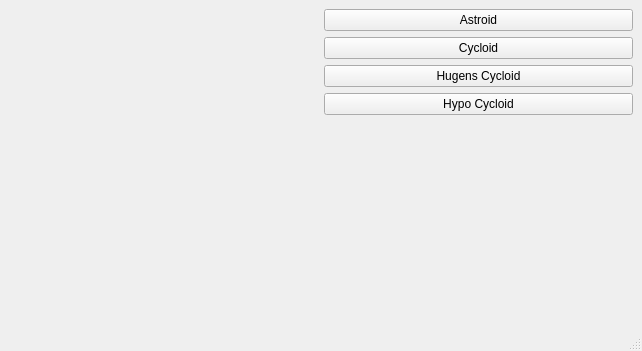
<?xml version="1.0" encoding="UTF-8"?>
<ui version="4.0">
 <class>MainWindow</class>
 <widget class="QMainWindow" name="MainWindow">
  <property name="geometry">
   <rect>
    <x>0</x>
    <y>0</y>
    <width>642</width>
    <height>351</height>
   </rect>
  </property>
  <property name="windowTitle">
   <string>MainWindow</string>
  </property>
  <widget class="QWidget" name="centralwidget">
   <layout class="QGridLayout" name="gridLayout">
    <item row="0" column="0">
     <layout class="QHBoxLayout" name="horizontalLayout">
      <item>
       <widget class="renderArea" name="RenderArea" native="true"/>
      </item>
      <item>
       <layout class="QVBoxLayout" name="verticalLayout">
        <item>
         <widget class="QPushButton" name="btnAstroid">
          <property name="text">
           <string>Astroid</string>
          </property>
         </widget>
        </item>
        <item>
         <widget class="QPushButton" name="btnCycloid">
          <property name="text">
           <string>Cycloid</string>
          </property>
         </widget>
        </item>
        <item>
         <widget class="QPushButton" name="btnHugens">
          <property name="text">
           <string>Hugens Cycloid</string>
          </property>
         </widget>
        </item>
        <item>
         <widget class="QPushButton" name="btnHypo">
          <property name="text">
           <string>Hypo Cycloid</string>
          </property>
         </widget>
        </item>
        <item>
         <spacer name="verticalSpacer">
          <property name="orientation">
           <enum>Qt::Vertical</enum>
          </property>
          <property name="sizeHint" stdset="0">
           <size>
            <width>20</width>
            <height>40</height>
           </size>
          </property>
         </spacer>
        </item>
       </layout>
      </item>
     </layout>
    </item>
   </layout>
  </widget>
  <widget class="QStatusBar" name="statusbar"/>
 </widget>
 <customwidgets>
  <customwidget>
   <class>renderArea</class>
   <extends>QWidget</extends>
   <header>renderarea.h</header>
   <container>1</container>
  </customwidget>
 </customwidgets>
 <resources/>
 <connections/>
</ui>
